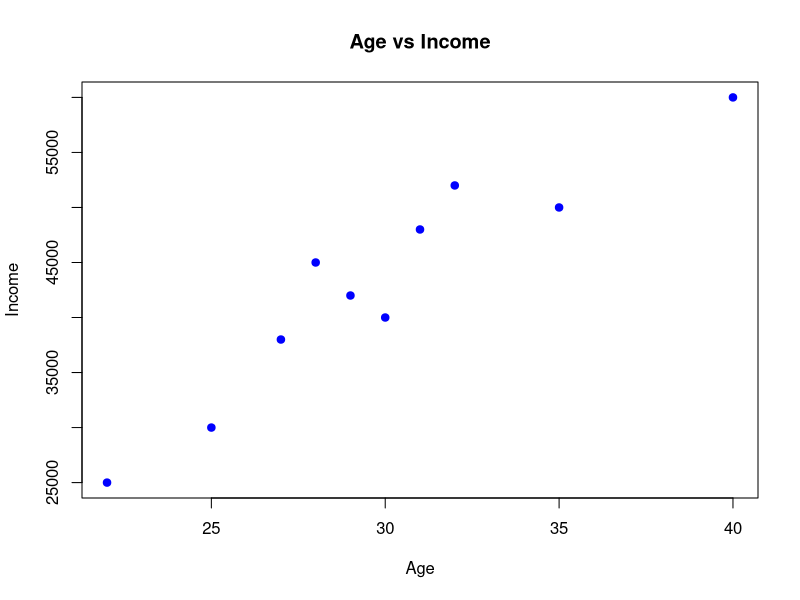
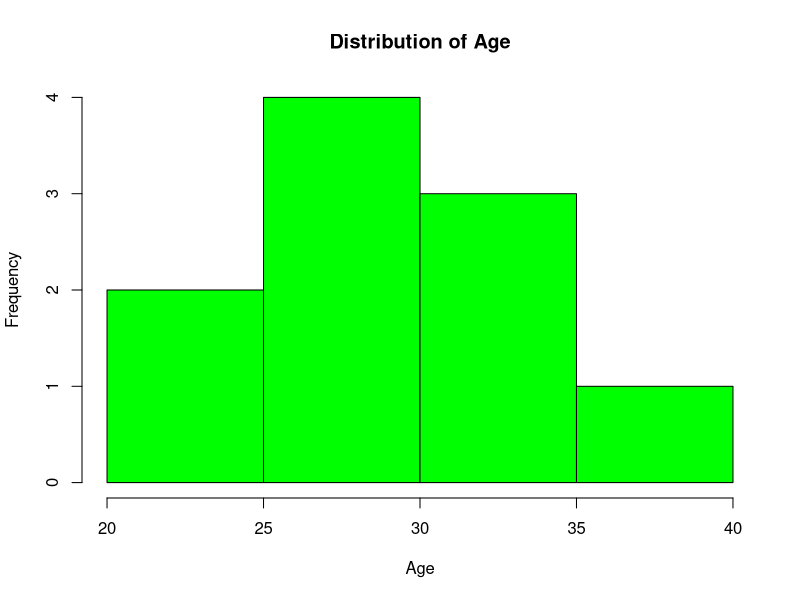
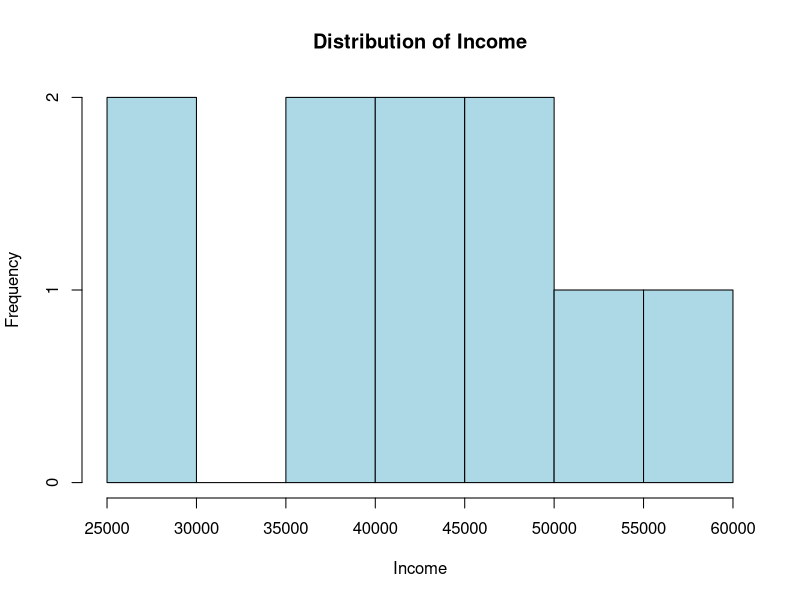
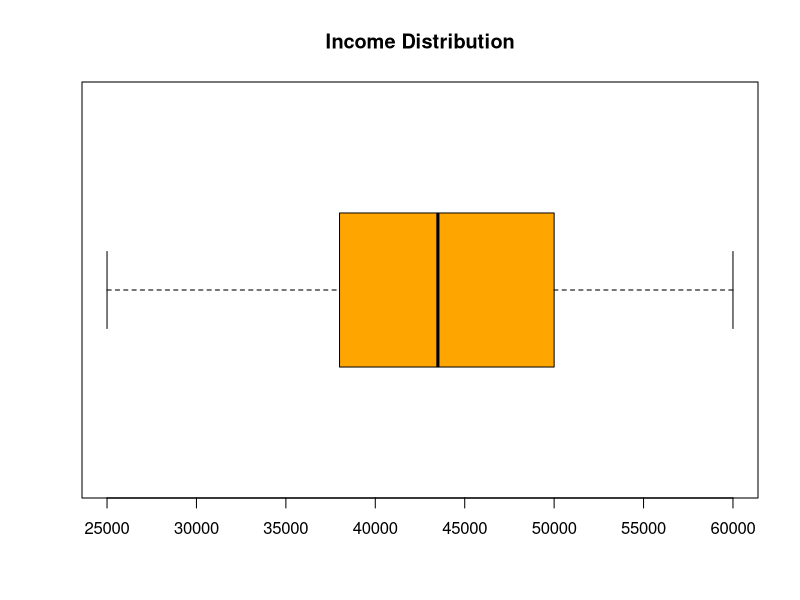
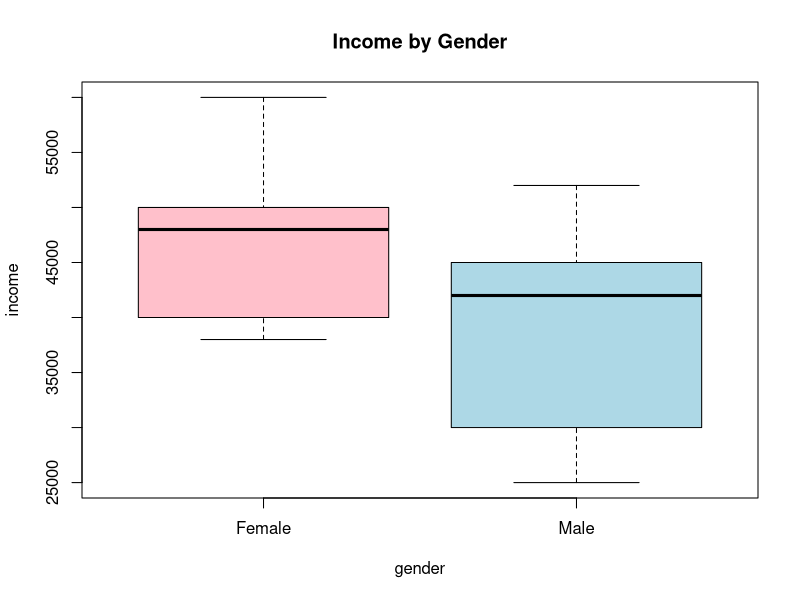

The R source for these figures, in order:
# -----------------------------
# 1. Import Data
# -----------------------------
data <- read.csv("data.csv")

# View data
print(data)
head(data)

# -----------------------------
# 2. Check Missing Values (NA)
# -----------------------------
colSums(is.na(data))

# No NA in your dataset, but just in case:
data_clean <- na.omit(data)

# -----------------------------
# 3. Summary Statistics
# -----------------------------
summary(data_clean)
str(data_clean)

# -----------------------------
# 4. Scatter Plot (Age vs Income)
# -----------------------------
plot(data_clean$age, data_clean$income,
     main = "Age vs Income",
     xlab = "Age",
     ylab = "Income",
     col = "blue",
     pch = 19)

# -----------------------------
# 5. Histogram (Age Distribution)
# -----------------------------
hist(data_clean$age,
     main = "Distribution of Age",
     xlab = "Age",
     col = "green",
     border = "black")

# -----------------------------
# 6. Histogram (Income Distribution)
# -----------------------------
hist(data_clean$income,
     main = "Distribution of Income",
     xlab = "Income",
     col = "lightblue",
     border = "black")

# -----------------------------
# 7. Boxplot (Income)
# -----------------------------
boxplot(data_clean$income,
        main = "Income Distribution",
        col = "orange",
        horizontal = TRUE)

# -----------------------------
# 8. Boxplot by Gender
# -----------------------------
boxplot(income ~ gender, data = data_clean,
        main = "Income by Gender",
        col = c("pink", "lightblue"))
